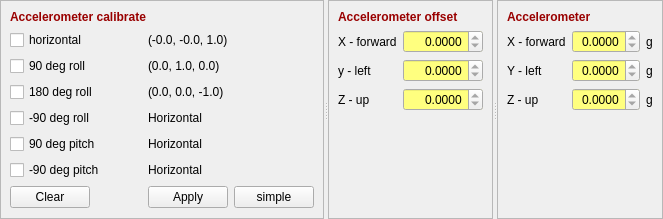
              <widget class="QSplitter" name="splitter_3">
               <property name="orientation">
                <enum>Qt::Horizontal</enum>
               </property>
               <widget class="QFrame" name="frame_acc_cal">
                <property name="sizePolicy">
                 <sizepolicy hsizetype="Minimum" vsizetype="Minimum">
                  <horstretch>0</horstretch>
                  <verstretch>0</verstretch>
                 </sizepolicy>
                </property>
                <property name="frameShape">
                 <enum>QFrame::StyledPanel</enum>
                </property>
                <property name="frameShadow">
                 <enum>QFrame::Raised</enum>
                </property>
                <layout class="QGridLayout" name="gridLayout_3">
                 <item row="2" column="3" colspan="2">
                  <widget class="QLabel" name="label_acc_roll90">
                   <property name="sizePolicy">
                    <sizepolicy hsizetype="Expanding" vsizetype="Preferred">
                     <horstretch>0</horstretch>
                     <verstretch>0</verstretch>
                    </sizepolicy>
                   </property>
                   <property name="text">
                    <string>(0.0, 1.0, 0.0)</string>
                   </property>
                  </widget>
                 </item>
                 <item row="6" column="0" colspan="3">
                  <widget class="QCheckBox" name="checkBox_acc_pitch270">
                   <property name="text">
                    <string>-90 deg pitch</string>
                   </property>
                  </widget>
                 </item>
                 <item row="7" column="4">
                  <widget class="QPushButton" name="pushButton_acc_cal_simple">
                   <property name="toolTip">
                    <string>&lt;html&gt;&lt;head/&gt;&lt;body&gt;&lt;p&gt;Simple horizontal calibration:&lt;/p&gt;&lt;p&gt;Z is offset to exact 1.0&lt;/p&gt;&lt;p&gt;X and Y is offset to exact 0&lt;/p&gt;&lt;p&gt;- averaged over 500 samples (1.25s).&lt;/p&gt;&lt;/body&gt;&lt;/html&gt;</string>
                   </property>
                   <property name="text">
                    <string>simple</string>
                   </property>
                  </widget>
                 </item>
                 <item row="3" column="3" colspan="2">
                  <widget class="QLabel" name="label_acc_roll180">
                   <property name="sizePolicy">
                    <sizepolicy hsizetype="Expanding" vsizetype="Preferred">
                     <horstretch>0</horstretch>
                     <verstretch>0</verstretch>
                    </sizepolicy>
                   </property>
                   <property name="text">
                    <string>(0.0, 0.0, -1.0)</string>
                   </property>
                  </widget>
                 </item>
                 <item row="7" column="3">
                  <widget class="QPushButton" name="pushButton_acc_cal_apply">
                   <property name="text">
                    <string>Apply</string>
                   </property>
                  </widget>
                 </item>
                 <item row="6" column="3" colspan="2">
                  <widget class="QLabel" name="label_acc_pitch270">
                   <property name="sizePolicy">
                    <sizepolicy hsizetype="Expanding" vsizetype="Preferred">
                     <horstretch>0</horstretch>
                     <verstretch>0</verstretch>
                    </sizepolicy>
                   </property>
                   <property name="text">
                    <string>Horizontal</string>
                   </property>
                  </widget>
                 </item>
                 <item row="5" column="3" colspan="2">
                  <widget class="QLabel" name="label_acc_pitch90">
                   <property name="sizePolicy">
                    <sizepolicy hsizetype="Expanding" vsizetype="Preferred">
                     <horstretch>0</horstretch>
                     <verstretch>0</verstretch>
                    </sizepolicy>
                   </property>
                   <property name="text">
                    <string>Horizontal</string>
                   </property>
                  </widget>
                 </item>
                 <item row="4" column="0" colspan="3">
                  <widget class="QCheckBox" name="checkBox_acc_roll270">
                   <property name="text">
                    <string>-90 deg roll</string>
                   </property>
                  </widget>
                 </item>
                 <item row="7" column="0">
                  <widget class="QPushButton" name="pushButton_acc_cal_clear">
                   <property name="text">
                    <string>Clear</string>
                   </property>
                  </widget>
                 </item>
                 <item row="1" column="3" colspan="2">
                  <widget class="QLabel" name="label_acc_horizontal">
                   <property name="sizePolicy">
                    <sizepolicy hsizetype="Expanding" vsizetype="Preferred">
                     <horstretch>0</horstretch>
                     <verstretch>0</verstretch>
                    </sizepolicy>
                   </property>
                   <property name="text">
                    <string>(-0.0, -0.0, 1.0)</string>
                   </property>
                  </widget>
                 </item>
                 <item row="0" column="0" colspan="4">
                  <widget class="QLabel" name="label_8">
                   <property name="text">
                    <string>&lt;html&gt;&lt;head/&gt;&lt;body&gt;&lt;p&gt;&lt;span style=&quot; font-weight:600; color:#990000;&quot;&gt;Accelerometer calibrate&lt;/span&gt;&lt;/p&gt;&lt;/body&gt;&lt;/html&gt;</string>
                   </property>
                  </widget>
                 </item>
                 <item row="5" column="0" colspan="3">
                  <widget class="QCheckBox" name="checkBox_acc_pitch90">
                   <property name="text">
                    <string>90 deg pitch</string>
                   </property>
                  </widget>
                 </item>
                 <item row="1" column="0" colspan="3">
                  <widget class="QCheckBox" name="checkBox_acc_horizontal">
                   <property name="text">
                    <string>horizontal</string>
                   </property>
                  </widget>
                 </item>
                 <item row="7" column="2">
                  <spacer name="horizontalSpacer">
                   <property name="orientation">
                    <enum>Qt::Horizontal</enum>
                   </property>
                   <property name="sizeHint" stdset="0">
                    <size>
                     <width>40</width>
                     <height>20</height>
                    </size>
                   </property>
                  </spacer>
                 </item>
                 <item row="4" column="3" colspan="2">
                  <widget class="QLabel" name="label_acc_roll270">
                   <property name="sizePolicy">
                    <sizepolicy hsizetype="Expanding" vsizetype="Preferred">
                     <horstretch>0</horstretch>
                     <verstretch>0</verstretch>
                    </sizepolicy>
                   </property>
                   <property name="text">
                    <string>Horizontal</string>
                   </property>
                  </widget>
                 </item>
                 <item row="2" column="0" colspan="3">
                  <widget class="QCheckBox" name="checkBox_acc_roll90">
                   <property name="text">
                    <string>90 deg roll</string>
                   </property>
                  </widget>
                 </item>
                 <item row="3" column="0" colspan="3">
                  <widget class="QCheckBox" name="checkBox_acc_roll180">
                   <property name="text">
                    <string>180 deg roll</string>
                   </property>
                  </widget>
                 </item>
                 <item row="8" column="0">
                  <spacer name="verticalSpacer_7">
                   <property name="orientation">
                    <enum>Qt::Vertical</enum>
                   </property>
                   <property name="sizeHint" stdset="0">
                    <size>
                     <width>20</width>
                     <height>1</height>
                    </size>
                   </property>
                  </spacer>
                 </item>
                </layout>
               </widget>
               <widget class="QFrame" name="frame_acc_offset">
                <property name="sizePolicy">
                 <sizepolicy hsizetype="Minimum" vsizetype="Minimum">
                  <horstretch>0</horstretch>
                  <verstretch>0</verstretch>
                 </sizepolicy>
                </property>
                <property name="frameShape">
                 <enum>QFrame::StyledPanel</enum>
                </property>
                <property name="frameShadow">
                 <enum>QFrame::Raised</enum>
                </property>
                <layout class="QGridLayout" name="gridLayout_7">
                 <item row="2" column="0" colspan="2">
                  <widget class="QLabel" name="label_acc_ofs_2">
                   <property name="text">
                    <string>y - left</string>
                   </property>
                  </widget>
                 </item>
                 <item row="0" column="0" colspan="3">
                  <widget class="QLabel" name="label_9">
                   <property name="text">
                    <string>&lt;html&gt;&lt;head/&gt;&lt;body&gt;&lt;p&gt;&lt;span style=&quot; font-weight:600; color:#990000;&quot;&gt;Accelerometer offset&lt;/span&gt;&lt;/p&gt;&lt;/body&gt;&lt;/html&gt;</string>
                   </property>
                  </widget>
                 </item>
                 <item row="3" column="2">
                  <widget class="QDoubleSpinBox" name="doubleSpinBox_acc_z_offset">
                   <property name="sizePolicy">
                    <sizepolicy hsizetype="Expanding" vsizetype="Fixed">
                     <horstretch>0</horstretch>
                     <verstretch>0</verstretch>
                    </sizepolicy>
                   </property>
                   <property name="palette">
                    <palette>
                     <active>
                      <colorrole role="Base">
                       <brush brushstyle="SolidPattern">
                        <color alpha="255">
                         <red>255</red>
                         <green>255</green>
                         <blue>127</blue>
                        </color>
                       </brush>
                      </colorrole>
                     </active>
                     <inactive>
                      <colorrole role="Base">
                       <brush brushstyle="SolidPattern">
                        <color alpha="255">
                         <red>255</red>
                         <green>255</green>
                         <blue>127</blue>
                        </color>
                       </brush>
                      </colorrole>
                     </inactive>
                     <disabled>
                      <colorrole role="Base">
                       <brush brushstyle="SolidPattern">
                        <color alpha="255">
                         <red>224</red>
                         <green>224</green>
                         <blue>224</blue>
                        </color>
                       </brush>
                      </colorrole>
                     </disabled>
                    </palette>
                   </property>
                   <property name="alignment">
                    <set>Qt::AlignRight|Qt::AlignTrailing|Qt::AlignVCenter</set>
                   </property>
                   <property name="readOnly">
                    <bool>true</bool>
                   </property>
                   <property name="decimals">
                    <number>4</number>
                   </property>
                   <property name="minimum">
                    <double>-5.000000000000000</double>
                   </property>
                   <property name="maximum">
                    <double>5.000000000000000</double>
                   </property>
                  </widget>
                 </item>
                 <item row="5" column="0">
                  <spacer name="verticalSpacer_8">
                   <property name="orientation">
                    <enum>Qt::Vertical</enum>
                   </property>
                   <property name="sizeHint" stdset="0">
                    <size>
                     <width>20</width>
                     <height>1</height>
                    </size>
                   </property>
                  </spacer>
                 </item>
                 <item row="1" column="2">
                  <widget class="QDoubleSpinBox" name="doubleSpinBox_acc_x_offset">
                   <property name="sizePolicy">
                    <sizepolicy hsizetype="Expanding" vsizetype="Fixed">
                     <horstretch>0</horstretch>
                     <verstretch>0</verstretch>
                    </sizepolicy>
                   </property>
                   <property name="palette">
                    <palette>
                     <active>
                      <colorrole role="Base">
                       <brush brushstyle="SolidPattern">
                        <color alpha="255">
                         <red>255</red>
                         <green>255</green>
                         <blue>127</blue>
                        </color>
                       </brush>
                      </colorrole>
                     </active>
                     <inactive>
                      <colorrole role="Base">
                       <brush brushstyle="SolidPattern">
                        <color alpha="255">
                         <red>255</red>
                         <green>255</green>
                         <blue>127</blue>
                        </color>
                       </brush>
                      </colorrole>
                     </inactive>
                     <disabled>
                      <colorrole role="Base">
                       <brush brushstyle="SolidPattern">
                        <color alpha="255">
                         <red>224</red>
                         <green>224</green>
                         <blue>224</blue>
                        </color>
                       </brush>
                      </colorrole>
                     </disabled>
                    </palette>
                   </property>
                   <property name="alignment">
                    <set>Qt::AlignRight|Qt::AlignTrailing|Qt::AlignVCenter</set>
                   </property>
                   <property name="readOnly">
                    <bool>true</bool>
                   </property>
                   <property name="decimals">
                    <number>4</number>
                   </property>
                   <property name="minimum">
                    <double>-5.000000000000000</double>
                   </property>
                   <property name="maximum">
                    <double>5.000000000000000</double>
                   </property>
                  </widget>
                 </item>
                 <item row="2" column="2">
                  <widget class="QDoubleSpinBox" name="doubleSpinBox_acc_y_offset">
                   <property name="sizePolicy">
                    <sizepolicy hsizetype="Expanding" vsizetype="Fixed">
                     <horstretch>0</horstretch>
                     <verstretch>0</verstretch>
                    </sizepolicy>
                   </property>
                   <property name="palette">
                    <palette>
                     <active>
                      <colorrole role="Base">
                       <brush brushstyle="SolidPattern">
                        <color alpha="255">
                         <red>255</red>
                         <green>255</green>
                         <blue>127</blue>
                        </color>
                       </brush>
                      </colorrole>
                     </active>
                     <inactive>
                      <colorrole role="Base">
                       <brush brushstyle="SolidPattern">
                        <color alpha="255">
                         <red>255</red>
                         <green>255</green>
                         <blue>127</blue>
                        </color>
                       </brush>
                      </colorrole>
                     </inactive>
                     <disabled>
                      <colorrole role="Base">
                       <brush brushstyle="SolidPattern">
                        <color alpha="255">
                         <red>224</red>
                         <green>224</green>
                         <blue>224</blue>
                        </color>
                       </brush>
                      </colorrole>
                     </disabled>
                    </palette>
                   </property>
                   <property name="alignment">
                    <set>Qt::AlignRight|Qt::AlignTrailing|Qt::AlignVCenter</set>
                   </property>
                   <property name="readOnly">
                    <bool>true</bool>
                   </property>
                   <property name="decimals">
                    <number>4</number>
                   </property>
                   <property name="minimum">
                    <double>-5.000000000000000</double>
                   </property>
                   <property name="maximum">
                    <double>5.000000000000000</double>
                   </property>
                  </widget>
                 </item>
                 <item row="1" column="0" colspan="2">
                  <widget class="QLabel" name="label_acc_ofs">
                   <property name="text">
                    <string>X - forward</string>
                   </property>
                  </widget>
                 </item>
                 <item row="3" column="0" colspan="2">
                  <widget class="QLabel" name="label_acc_ofs_3">
                   <property name="text">
                    <string>Z - up</string>
                   </property>
                  </widget>
                 </item>
                </layout>
               </widget>
               <widget class="QFrame" name="frame_6">
                <property name="sizePolicy">
                 <sizepolicy hsizetype="Expanding" vsizetype="Minimum">
                  <horstretch>2</horstretch>
                  <verstretch>0</verstretch>
                 </sizepolicy>
                </property>
                <property name="maximumSize">
                 <size>
                  <width>16777215</width>
                  <height>16777215</height>
                 </size>
                </property>
                <property name="frameShape">
                 <enum>QFrame::StyledPanel</enum>
                </property>
                <property name="frameShadow">
                 <enum>QFrame::Raised</enum>
                </property>
                <layout class="QGridLayout" name="gridLayout_6">
                 <item row="0" column="0" colspan="2">
                  <widget class="QLabel" name="label_16">
                   <property name="text">
                    <string>&lt;html&gt;&lt;head/&gt;&lt;body&gt;&lt;p&gt;&lt;span style=&quot; font-weight:600; color:#990000;&quot;&gt;Accelerometer&lt;/span&gt;&lt;/p&gt;&lt;/body&gt;&lt;/html&gt;</string>
                   </property>
                  </widget>
                 </item>
                 <item row="1" column="0">
                  <widget class="QLabel" name="label_acc">
                   <property name="text">
                    <string>X - forward</string>
                   </property>
                  </widget>
                 </item>
                 <item row="1" column="1">
                  <widget class="QDoubleSpinBox" name="doubleSpinBox_acc_x">
                   <property name="sizePolicy">
                    <sizepolicy hsizetype="Expanding" vsizetype="Fixed">
                     <horstretch>0</horstretch>
                     <verstretch>0</verstretch>
                    </sizepolicy>
                   </property>
                   <property name="palette">
                    <palette>
                     <active>
                      <colorrole role="Base">
                       <brush brushstyle="SolidPattern">
                        <color alpha="255">
                         <red>255</red>
                         <green>255</green>
                         <blue>127</blue>
                        </color>
                       </brush>
                      </colorrole>
                     </active>
                     <inactive>
                      <colorrole role="Base">
                       <brush brushstyle="SolidPattern">
                        <color alpha="255">
                         <red>255</red>
                         <green>255</green>
                         <blue>127</blue>
                        </color>
                       </brush>
                      </colorrole>
                     </inactive>
                     <disabled>
                      <colorrole role="Base">
                       <brush brushstyle="SolidPattern">
                        <color alpha="255">
                         <red>224</red>
                         <green>224</green>
                         <blue>224</blue>
                        </color>
                       </brush>
                      </colorrole>
                     </disabled>
                    </palette>
                   </property>
                   <property name="alignment">
                    <set>Qt::AlignRight|Qt::AlignTrailing|Qt::AlignVCenter</set>
                   </property>
                   <property name="readOnly">
                    <bool>true</bool>
                   </property>
                   <property name="decimals">
                    <number>4</number>
                   </property>
                   <property name="minimum">
                    <double>-5.000000000000000</double>
                   </property>
                   <property name="maximum">
                    <double>5.000000000000000</double>
                   </property>
                   <property name="singleStep">
                    <double>5.000000000000000</double>
                   </property>
                  </widget>
                 </item>
                 <item row="1" column="2">
                  <widget class="QLabel" name="label_acc_6">
                   <property name="text">
                    <string>g</string>
                   </property>
                  </widget>
                 </item>
                 <item row="2" column="0">
                  <widget class="QLabel" name="label_acc_2">
                   <property name="text">
                    <string>Y - left</string>
                   </property>
                  </widget>
                 </item>
                 <item row="2" column="1">
                  <widget class="QDoubleSpinBox" name="doubleSpinBox_acc_y">
                   <property name="sizePolicy">
                    <sizepolicy hsizetype="Expanding" vsizetype="Fixed">
                     <horstretch>0</horstretch>
                     <verstretch>0</verstretch>
                    </sizepolicy>
                   </property>
                   <property name="palette">
                    <palette>
                     <active>
                      <colorrole role="Base">
                       <brush brushstyle="SolidPattern">
                        <color alpha="255">
                         <red>255</red>
                         <green>255</green>
                         <blue>127</blue>
                        </color>
                       </brush>
                      </colorrole>
                     </active>
                     <inactive>
                      <colorrole role="Base">
                       <brush brushstyle="SolidPattern">
                        <color alpha="255">
                         <red>255</red>
                         <green>255</green>
                         <blue>127</blue>
                        </color>
                       </brush>
                      </colorrole>
                     </inactive>
                     <disabled>
                      <colorrole role="Base">
                       <brush brushstyle="SolidPattern">
                        <color alpha="255">
                         <red>224</red>
                         <green>224</green>
                         <blue>224</blue>
                        </color>
                       </brush>
                      </colorrole>
                     </disabled>
                    </palette>
                   </property>
                   <property name="alignment">
                    <set>Qt::AlignRight|Qt::AlignTrailing|Qt::AlignVCenter</set>
                   </property>
                   <property name="readOnly">
                    <bool>true</bool>
                   </property>
                   <property name="decimals">
                    <number>4</number>
                   </property>
                   <property name="minimum">
                    <double>-5.000000000000000</double>
                   </property>
                   <property name="maximum">
                    <double>5.000000000000000</double>
                   </property>
                   <property name="singleStep">
                    <double>5.000000000000000</double>
                   </property>
                  </widget>
                 </item>
                 <item row="2" column="2">
                  <widget class="QLabel" name="label_acc_5">
                   <property name="text">
                    <string>g</string>
                   </property>
                  </widget>
                 </item>
                 <item row="2" column="3">
                  <spacer name="horizontalSpacer_4">
                   <property name="orientation">
                    <enum>Qt::Horizontal</enum>
                   </property>
                   <property name="sizeHint" stdset="0">
                    <size>
                     <width>40</width>
                     <height>20</height>
                    </size>
                   </property>
                  </spacer>
                 </item>
                 <item row="3" column="0">
                  <widget class="QLabel" name="label_acc_3">
                   <property name="text">
                    <string>Z - up</string>
                   </property>
                  </widget>
                 </item>
                 <item row="3" column="1">
                  <widget class="QDoubleSpinBox" name="doubleSpinBox_acc_z">
                   <property name="sizePolicy">
                    <sizepolicy hsizetype="Expanding" vsizetype="Fixed">
                     <horstretch>0</horstretch>
                     <verstretch>0</verstretch>
                    </sizepolicy>
                   </property>
                   <property name="palette">
                    <palette>
                     <active>
                      <colorrole role="Base">
                       <brush brushstyle="SolidPattern">
                        <color alpha="255">
                         <red>255</red>
                         <green>255</green>
                         <blue>127</blue>
                        </color>
                       </brush>
                      </colorrole>
                     </active>
                     <inactive>
                      <colorrole role="Base">
                       <brush brushstyle="SolidPattern">
                        <color alpha="255">
                         <red>255</red>
                         <green>255</green>
                         <blue>127</blue>
                        </color>
                       </brush>
                      </colorrole>
                     </inactive>
                     <disabled>
                      <colorrole role="Base">
                       <brush brushstyle="SolidPattern">
                        <color alpha="255">
                         <red>224</red>
                         <green>224</green>
                         <blue>224</blue>
                        </color>
                       </brush>
                      </colorrole>
                     </disabled>
                    </palette>
                   </property>
                   <property name="alignment">
                    <set>Qt::AlignRight|Qt::AlignTrailing|Qt::AlignVCenter</set>
                   </property>
                   <property name="readOnly">
                    <bool>true</bool>
                   </property>
                   <property name="decimals">
                    <number>4</number>
                   </property>
                   <property name="minimum">
                    <double>-5.000000000000000</double>
                   </property>
                   <property name="maximum">
                    <double>5.000000000000000</double>
                   </property>
                   <property name="singleStep">
                    <double>5.000000000000000</double>
                   </property>
                  </widget>
                 </item>
                 <item row="3" column="2">
                  <widget class="QLabel" name="label_acc_4">
                   <property name="text">
                    <string>g</string>
                   </property>
                  </widget>
                 </item>
                 <item row="4" column="0">
                  <spacer name="verticalSpacer_3">
                   <property name="orientation">
                    <enum>Qt::Vertical</enum>
                   </property>
                   <property name="sizeHint" stdset="0">
                    <size>
                     <width>20</width>
                     <height>1</height>
                    </size>
                   </property>
                  </spacer>
                 </item>
                </layout>
               </widget>
              </widget>
